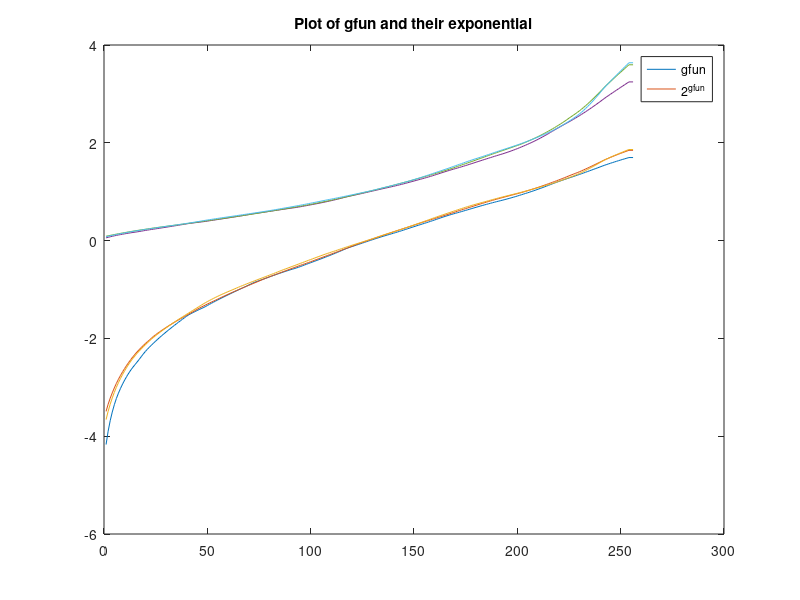

This chart was generated by the following MATLAB code: (Note: this script raises an error after producing the figure.)

%% plot 
load('HDR/gfun.mat'); %This function characterizes the relation between pixel values, exposure time and irradiance (one curve for the R, G and the B channel).

plot(gfun)
hold on
plot(2.^gfun)

title('Plot of gfun and their exponential')
legend('gfun', '2^{gfun}')
%% bildserie 1
im1 = imread('HDR/Img1.tiff');
im2 = imread('HDR/Img2.tiff');
im3 = imread('HDR/Img3.tiff');
im4 = imread('HDR/Img4.tiff');
im5 = imread('HDR/Img5.tiff');
im6 = imread('HDR/Img6.tiff');
im7 = imread('HDR/Img7.tiff');
im8 = imread('HDR/Img8.tiff');
im9 = imread('HDR/Img9.tiff');
im10 = imread('HDR/Img10.tiff');
im11 = imread('HDR/Img11.tiff');
im12 = imread('HDR/Img12.tiff');
im13 = imread('HDR/Img13.tiff');
im14 = imread('HDR/Img14.tiff');

images = {im1, im2, im3, im4,im5, im6, im7, im8, im9, im10, im11, im12, im13, im14};
expTimes = [0.0333 0.1000 0.3333 0.6250 1.3000 4.0000];
montage(images)


%% find lowest intensty

[a, b] = findLowestIntensity(images);

imshow(im14)
axis on
hold on;
% Plot cross at row 100, column 50
plot(b,a, 'r+', 'MarkerSize', 10, 'LineWidth', 1);
%% find highest intensity


[a1, b1] = findHighestIntensity(images);

%% find gray

lowImg = images{9};
grayImg = rgb2gray(im2double(lowImg));
[height, width] = size(grayImg);

minDiff = min(min(abs(0.5-grayImg)))
x=0;
y=0;

globaMinIndexes = find(grayImg == 0.5)
for i = 1:height
    for j = 1:width
        
        
        
    end
end
